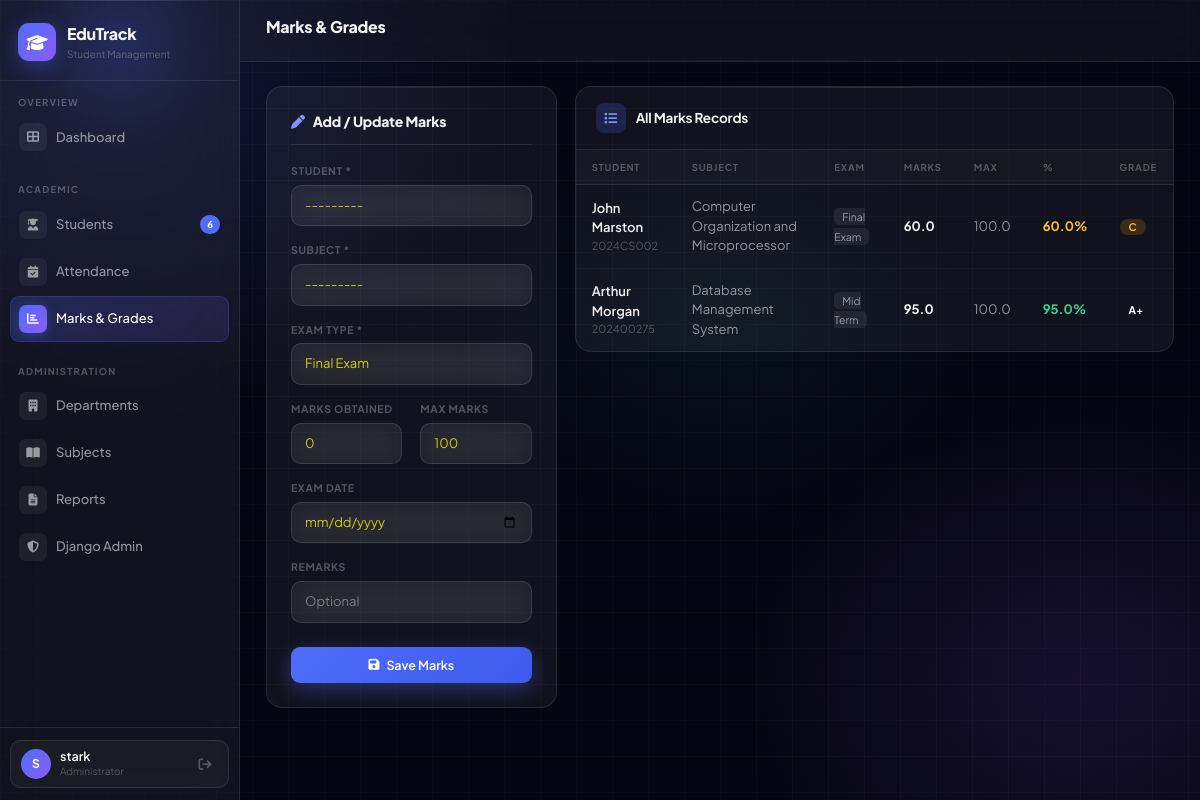
The app's page /marks/ (signed in) with its own data.
### students/models.py (models this page shows, shortened)
class Marks(models.Model):
    EXAM_CHOICES = [
        ('midterm', 'Mid Term'),
        ('final', 'Final Exam'),
        ('assignment', 'Assignment'),
        ('quiz', 'Quiz'),
    ]
    student = models.ForeignKey(Student, on_delete=models.CASCADE, related_name='marks')
    subject = models.ForeignKey(Subject, on_delete=models.CASCADE, related_name='marks')
    exam_type = models.CharField(max_length=20, choices=EXAM_CHOICES, default='final')
    marks_obtained = models.FloatField(default=0)
    max_marks = models.FloatField(default=100)
    exam_date = models.DateField(null=True, blank=True)
    remarks = models.CharField(max_length=200, blank=True)
    entered_by = models.ForeignKey(User, on_delete=models.SET_NULL, null=True)
    created_at = models.DateTimeField(auto_now_add=True)
    def get_percentage(self):
        if self.max_marks == 0:
            return 0
        return round((self.marks_obtained / self.max_marks) * 100, 1)
    def get_grade(self):
        pct = self.get_percentage()
        if pct >= 85: return 'A+'
        elif pct >= 75: return 'A'
        elif pct >= 65: return 'B'
        elif pct >= 55: return 'C'
        elif pct >= 40: return 'D'
        else: return 'F'
    class Meta:
        unique_together = ['student', 'subject', 'exam_type']
        ordering = ['-created_at']

class Student(models.Model):
    GENDER_CHOICES = [('M', 'Male'), ('F', 'Female'), ('O', 'Other')]
    YEAR_CHOICES = [(1, 'Year 1'), (2, 'Year 2'), (3, 'Year 3'), (4, 'Year 4')]
    STATUS_CHOICES = [('active', 'Active'), ('inactive', 'Inactive'), ('graduated', 'Graduated')]
    roll_number = models.CharField(max_length=20, unique=True)
    first_name = models.CharField(max_length=50)
    last_name = models.CharField(max_length=50)
    email = models.EmailField(unique=True)
    phone = models.CharField(max_length=15, blank=True)
    gender = models.CharField(max_length=1, choices=GENDER_CHOICES, default='M')
    date_of_birth = models.DateField(null=True, blank=True)
    department = models.ForeignKey(Department, on_delete=models.SET_NULL, null=True, related_name='students')
    year = models.IntegerField(choices=YEAR_CHOICES, default=1)
    address = models.TextField(blank=True)
    photo = models.FileField(upload_to='students/', null=True, blank=True)
    status = models.CharField(max_length=10, choices=STATUS_CHOICES, default='active')
    admission_date = models.DateField(auto_now_add=True)
    created_at = models.DateTimeField(auto_now_add=True)
    updated_at = models.DateTimeField(auto_now=True)
    def __str__(self):
        return f"{self.first_name} {self.last_name} ({self.roll_number})"
    def get_full_name(self):
        return f"{self.first_name} {self.last_name}"
    class Meta:
        ordering = ['roll_number']

class Subject(models.Model):
    name = models.CharField(max_length=100)
    code = models.CharField(max_length=10, unique=True)
    department = models.ForeignKey(Department, on_delete=models.CASCADE, related_name='subjects')
    max_marks = models.IntegerField(default=100)
    credits = models.IntegerField(default=3)
    def __str__(self):
        return f"{self.name} ({self.code})"
    class Meta:
        ordering = ['name']

### students/views.py (the view, shortened to what this page needs)
# urls.py: path('marks/', views.marks_list, name='marks_list'),
@login_required
def marks_list(request):
    marks = Marks.objects.select_related('student', 'subject').order_by('-created_at')
    form = MarksForm(request.POST or None)
    context = {'marks': marks, 'form': form}
    return render(request, 'students/marks.html', context)

### students/forms.py
class MarksForm(forms.ModelForm):
    class Meta:
        model = Marks
        fields = ['student', 'subject', 'exam_type', 'marks_obtained', 'max_marks', 'exam_date', 'remarks']
        widgets = {
            'student': forms.Select(attrs={'class': 'form-select'}),
            'subject': forms.Select(attrs={'class': 'form-select'}),
            'exam_type': forms.Select(attrs={'class': 'form-select'}),
            'marks_obtained': forms.NumberInput(attrs={'class': 'form-control', 'step': '0.5'}),
            'max_marks': forms.NumberInput(attrs={'class': 'form-control'}),
            'exam_date': forms.DateInput(attrs={'class': 'form-control', 'type': 'date'}),
            'remarks': forms.TextInput(attrs={'class': 'form-control', 'placeholder': 'Optional'}),
        }

### students/context_processors.py (called while the page is built)
def global_context(request):
    return {
        'total_students_count': Student.objects.count()
    }

### students/templates/students/marks.html (shortened to what this page needs)
{% extends 'base.html' %}
{% block page_title %}Marks & Grades{% endblock %}
{% block content %}
<div class="row g-3">
  <div class="col-md-4">
    <div class="form-glass">
      <div class="form-section-title"><i class="fas fa-pen me-2" style="color:#7b94ff"></i>Add / Update Marks</div>
      <form method="post">
        <div class="mb-3"><label class="form-label">Student *</label>{{ form.student }}</div>
        <div class="mb-3"><label class="form-label">Subject *</label>{{ form.subject }}</div>
        <div class="mb-3"><label class="form-label">Exam Type *</label>{{ form.exam_type }}</div>
        <div class="row g-2 mb-3">
          <div class="col-6"><label class="form-label">Marks Obtained</label>{{ form.marks_obtained }}</div>
          <div class="col-6"><label class="form-label">Max Marks</label>{{ form.max_marks }}</div>
        </div>
        <div class="mb-3"><label class="form-label">Exam Date</label>{{ form.exam_date }}</div>
        <div class="mb-4"><label class="form-label">Remarks</label>{{ form.remarks }}</div>
        <button type="submit" class="btn-primary-glow w-100" style="justify-content:center">
          <i class="fas fa-save"></i> Save Marks
        </button>
      </form>
    </div>
  </div>
  <div class="col-md-8">
    <div class="glass-card">
      <div class="card-head">
        <div class="card-head-ico" style="background:rgba(79,110,247,0.2);color:#7b94ff"><i class="fas fa-list"></i></div>
        <span class="card-head-title">All Marks Records</span>
      </div>
      <div style="overflow-x:auto">
        <table class="glass-table">
          <thead><tr><th>Student</th><th>Subject</th><th>Exam</th><th>Marks</th><th>Max</th><th>%</th><th>Grade</th></tr></thead>
          <tbody>
            {% for m in marks %}
            <tr>
              <td>
                <div style="font-weight:600;color:var(--text-primary)">{{ m.student.get_full_name }}</div>
                <div style="font-size:11px;color:var(--text-muted)">{{ m.student.roll_number }}</div>
              </td>
              <td>{{ m.subject.name }}</td>
              <td><span style="background:rgba(255,255,255,0.07);padding:2px 8px;border-radius:5px;font-size:10.5px">{{ m.get_exam_type_display }}</span></td>
              <td style="font-weight:700;color:var(--text-primary)">{{ m.marks_obtained }}</td>
              <td>{{ m.max_marks }}</td>
              <td><span style="font-weight:700;color:{% if m.get_percentage >= 75 %}#34d399{% elif m.get_percentage >= 50 %}#fbbf24{% else %}#f87171{% endif %}">{{ m.get_percentage }}%</span></td>
              <td><span class="badge badge-{{ m.get_grade }}">{{ m.get_grade }}</span></td>
            </tr>
            {% endfor %}
          </tbody>
        </table>
      </div>
    </div>
  </div>
</div>
{% endblock %}

### templates/base.html (shortened to what this page needs)
<!DOCTYPE html>
<html lang="en">
<head>
<link href="https://cdn.jsdelivr.net/npm/bootstrap@5.3.2/dist/css/bootstrap.min.css" rel="stylesheet">
<link href="https://cdnjs.cloudflare.com/ajax/libs/font-awesome/6.4.0/css/all.min.css" rel="stylesheet">
</head>
<body>
{% if user.is_authenticated %}
<div id="app">
  <aside class="sidebar">
    <div class="sidebar-header">
      <a href="{% url 'dashboard' %}" class="sidebar-logo">
        <div class="logo-mark"><i class="fas fa-graduation-cap"></i></div>
        <div>
          <div class="logo-name">EduTrack</div>
          <div class="logo-sub">Student Management</div>
        </div>
      </a>
    </div>
    <nav class="sidebar-nav">
      <div class="nav-section">
        <div class="nav-section-label">Overview</div>
        <a href="{% url 'dashboard' %}" class="nav-link {% if request.resolver_match.url_name == 'dashboard' %}active{% endif %}">
          <div class="nav-ico"><i class="fas fa-th-large"></i></div>
          Dashboard
        </a>
      </div>
      <div class="nav-section">
        <div class="nav-section-label">Academic</div>
        <a href="{% url 'student_list' %}" class="nav-link {% if 'student' in request.resolver_match.url_name %}active{% endif %}">
          <div class="nav-ico"><i class="fas fa-user-graduate"></i></div>
          Students
          <span class="nav-badge">{{ total_students_count }}</span>
        </a>
        <a href="{% url 'attendance_list' %}" class="nav-link {% if request.resolver_match.url_name == 'attendance_list' %}active{% endif %}">
          <div class="nav-ico"><i class="fas fa-calendar-check"></i></div>
          Attendance
        </a>
        <a href="{% url 'marks_list' %}" class="nav-link {% if request.resolver_match.url_name == 'marks_list' %}active{% endif %}">
          <div class="nav-ico"><i class="fas fa-chart-bar"></i></div>
          Marks & Grades
        </a>
      </div>
      <div class="nav-section">
        <div class="nav-section-label">Administration</div>
        <a href="{% url 'department_list' %}" class="nav-link {% if request.resolver_match.url_name == 'department_list' %}active{% endif %}">
          <div class="nav-ico"><i class="fas fa-building"></i></div>
          Departments
        </a>
        <a href="{% url 'subject_list' %}" class="nav-link {% if request.resolver_match.url_name == 'subject_list' %}active{% endif %}">
          <div class="nav-ico"><i class="fas fa-book-open"></i></div>
          Subjects
        </a>
        <a href="{% url 'reports' %}" class="nav-link {% if request.resolver_match.url_name == 'reports' %}active{% endif %}">
          <div class="nav-ico"><i class="fas fa-file-alt"></i></div>
          Reports
        </a>
        <a href="/admin/" class="nav-link" target="_blank">
          <div class="nav-ico"><i class="fas fa-shield-alt"></i></div>
          Django Admin
        </a>
      </div>
    </nav>
    <div class="sidebar-footer">
      <div class="user-tile">
        <div class="user-av">{{ user.username|first|upper }}</div>
        <div>
          <div class="user-name">{{ user.get_full_name|default:user.username }}</div>
          <div class="user-role">Administrator</div>
        </div>
        <a href="{% url 'logout' %}" class="logout-link" title="Sign out">
          <i class="fas fa-arrow-right-from-bracket"></i>
        </a>
      </div>
    </div>
  </aside>
  <div class="main-content">
    <header class="topbar">
      <h1 class="topbar-title">{% block page_title %}{% endblock %}</h1>
    </header>
    <main class="page-body">
      {% block content %}{% endblock %}
    </main>
  </div>
</div>
{% else %}
{% block auth_content %}{% endblock %}
{% endif %}
</body>
</html>

### records on screen
Marks: student.get_full_name "John Marston", student.roll_number "2024CS002", subject.name "Computer Organization and Microprocessor", exam_type "Final Exam", marks_obtained "60.0", max_marks "100.0", get_percentage "60.0", get_grade "C"
Marks: student.get_full_name "Arthur Morgan", student.roll_number "202400275", subject.name "Database Management System", exam_type "Mid Term", marks_obtained "95.0", max_marks "100.0", get_percentage "95.0", get_grade "A+"

### other values on screen
{{ total_students_count }} "6"
{{ user.username|first|upper }} "S"
{{ user.get_full_name|default:user.username }} "stark"
